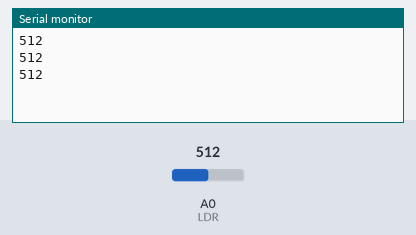
Simulated run of this sketch. Board: Arduino Uno, built with avr-gcc and run on an emulated ATmega328P. Parts: the last lines printed to the serial monitor. Inputs (shaded band) come from the test bench; at power-on: A0 (LDR) = 512.

Above: at 1.3 s.
1.4 s: A0 (LDR) set to 716
At 1.9 s:
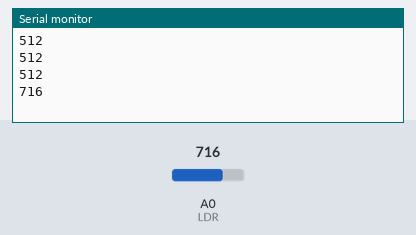
2.9 s: A0 (LDR) set to 900
At 3.4 s:
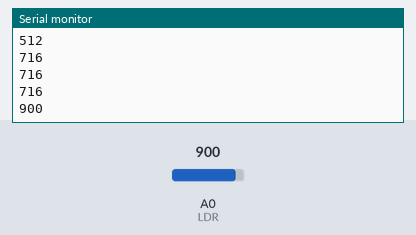
Timing chart, 0 to 5.9 s (numbered marks = the images above; inputs shaded):
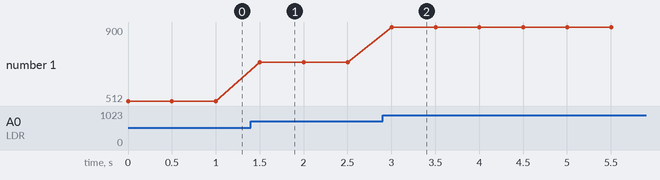

The sketch:

analogRead_00.ino
```cpp
/*             +  -                                         +  -
               *  *    *  *  *  *  *       *  *  *  *  *    *  *
               *  *    *  *  *  *  *       *  *  +-----+    *  *
               *  * +----[PWR]-------------------| USB |--+ *  *
               *  * |                            +-----+  | *  *
               *  * |         GND/RST2  [ ][ ]            | *  *
               *  * |       MOSI2/SCK2  [ ][ ]  A5/SCL[ ] | *  *
               *  * |          5V/MISO2 [ ][ ]  A4/SDA[ ] | *  *
               *  * |                             AREF[ ] | *  *
               *  * |                              GND[ ] | *  *
               *  * | [ ]N/C                    SCK/13[ ] | *  *
               *  * | [ ]IOREF                 MISO/12[ ] | *  *
               *  * | [ ]RST                   MOSI/11[ ]~| *  *
               *  * | [ ]3V3    +---+               10[ ]~| *  *
               0------[0]5v    -| A |-               9[0]~|--------------------\
               *  * | [ ]GND   -| R |-               8[ ] | *  *               |
               *  0---[0]GND   -| D |-                    | *  *               |
               *  * | [ ]Vin   -| U |-               7[ ] | *  *               |
               *  * |          -| I |-               6[ ]~| *  *               |
       /------------| [ ]A0    -| N |-               5[ ]~| *  *               |
       |       *  * | [ ]A1    -| O |-               4[ ] | *  *               |
       |       *  * | [ ]A2     +---+           INT1/3[ ]~| *  *               |
       |       *  * | [ ]A3                     INT0/2[ ] | *  *               |
       |       *  * | [ ]A4/SDA   RST SCK MISO    TX>1[ ] | *  *               |
       |       *  * | [ ]A5/SCL   [ ] [ ] [ ]     RX<0[ ] | *  *               |
       |       *  * |             [ ] [ ] [ ]             | *  *               |
       |       *  * |  UNO_R3     GND MOSI 5V ____________/ *  *               |
       |       *  * \________________________/              *  *               |
	   |       *  *    *  *  *  *  *       *  *  *  *  *    *  *			   |
       |           10 kOhm         LDR     *  *  *  *  *    *  *			   |
       |       *  0-ww-0  *  *  0  0--(w)--0  *  *  *  0----0  *			   |
       \-----------------------/pin A0     *  *  *  *  *    *  *			   |
               *  *    *  *  *  *  *       *  *  *  *  *    *  *			   |
               *  *    *  *  *  *  *       *  *  *  *  *    *  *			   |
               *  *    *  *  *  *  *       *  *  *  *  *    *  *			   |
                   220 Ohm         Led                 /----pin 9--------------/
               *  0-ww-0  *  *  * 0--(L)---0  *  *  *  0    *  *
               *  *    *  *  *  *  *       *  *  *  *  *    *  *
               *  *    *  *  *  *  *       *  *  *  *  *    *  *
               *  *    *  *  *  *  *       *  *  *  *  *    *  *
               *  0    *  *  *  *  *       *  *  *  *  *    0  *
               *  0    *  *  *  *  *       *  *  *  *  *    *  0
                   \-------------------------------------------/ - GND
               *  *    *  *  *  *  *       *  *  *  *  *    *  *
   pin 5v      0  *    *  *  *  *  *       *  *  *  *  *    0  *
                \------------------------------------------/+ 5v
*/
int demora =  500;
int ingresos_LDR_a_ADC = 0;
int LDR = A0;


void setup()
 {
  Serial.begin(9600);
  pinMode(LDR,INPUT);
}

void loop()
{
  ingresos_LDR_a_ADC = analogRead (LDR);
  Serial.println(ingresos_LDR_a_ADC);
  delay(demora);
}
```

Measured:
- after the input at 1.4 s, the serial monitor: prints a new line after 0.10 s (image 1)
- after the input at 2.9 s, the serial monitor: prints a new line after 0.10 s (image 2)
- plotted number 1: 512 → 716 after the input at 1.4 s, 716 → 900 after the input at 2.9 s
